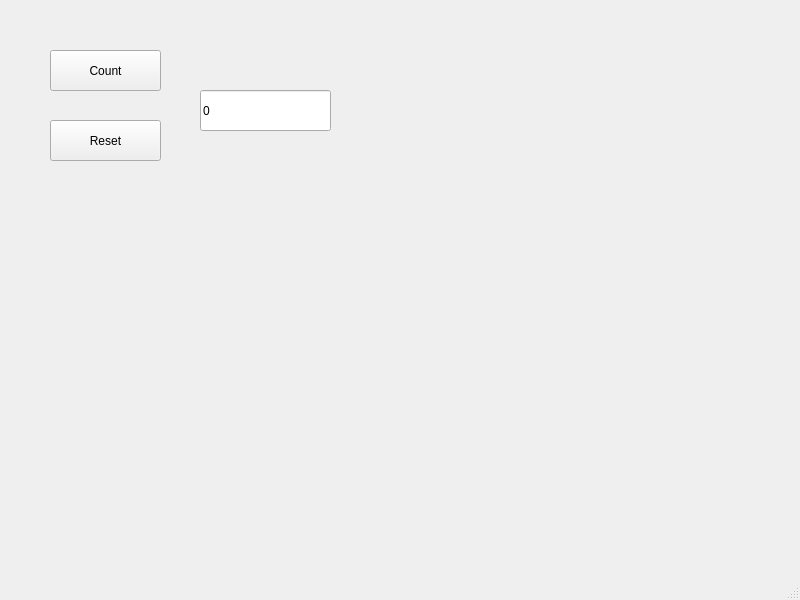
<?xml version="1.0" encoding="UTF-8"?>
<ui version="4.0">
 <class>MainWindow</class>
 <widget class="QMainWindow" name="MainWindow">
  <property name="geometry">
   <rect>
    <x>0</x>
    <y>0</y>
    <width>800</width>
    <height>600</height>
   </rect>
  </property>
  <property name="windowTitle">
   <string>MainWindow</string>
  </property>
  <widget class="QWidget" name="centralwidget">
   <widget class="QPushButton" name="btnCount">
    <property name="geometry">
     <rect>
      <x>50</x>
      <y>50</y>
      <width>111</width>
      <height>41</height>
     </rect>
    </property>
    <property name="text">
     <string>Count</string>
    </property>
   </widget>
   <widget class="QPushButton" name="btnReset">
    <property name="geometry">
     <rect>
      <x>50</x>
      <y>120</y>
      <width>111</width>
      <height>41</height>
     </rect>
    </property>
    <property name="text">
     <string>Reset</string>
    </property>
   </widget>
   <widget class="QLineEdit" name="lineEditResult">
    <property name="geometry">
     <rect>
      <x>200</x>
      <y>90</y>
      <width>131</width>
      <height>41</height>
     </rect>
    </property>
    <property name="text">
     <string>0</string>
    </property>
   </widget>
  </widget>
  <widget class="QMenuBar" name="menubar">
   <property name="geometry">
    <rect>
     <x>0</x>
     <y>0</y>
     <width>800</width>
     <height>22</height>
    </rect>
   </property>
  </widget>
  <widget class="QStatusBar" name="statusbar"/>
 </widget>
 <resources/>
 <connections/>
</ui>
